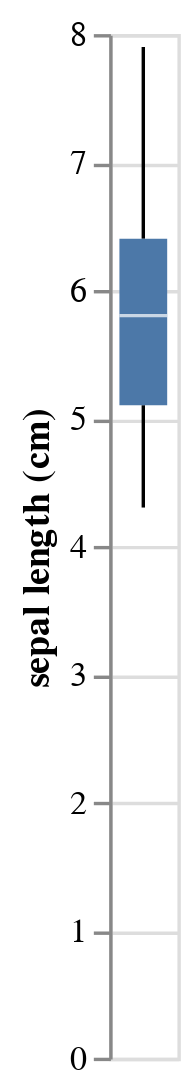

The notebook cell saved with this chart:
### Code cell
boxplot = alt.Chart(df_iris_uni.to_frame()).mark_boxplot().encode(alt.Y("sepal length (cm):Q"))
boxplot

### Figure 1 — Vega-Lite specification as saved in the notebook (floating-point values rounded to 4 significant figures; data arrays with more than 128 entries replaced by an {"elided": "..."} marker saying what was removed)
{"config": {"view": {"continuousWidth": 300, "continuousHeight": 300}}, "data": {"name": "data-8175cc79a1362feab8571ca4490ea16b"}, "mark": {"type": "boxplot"}, "encoding": {"y": {"field": "sepal length (cm)", "type": "quantitative"}}, "$schema": "https://vega.github.io/schema/vega-lite/v5.20.1.json", "datasets": {"data-8175cc79a1362feab8571ca4490ea16b": {"elided": "150 records"}}}
